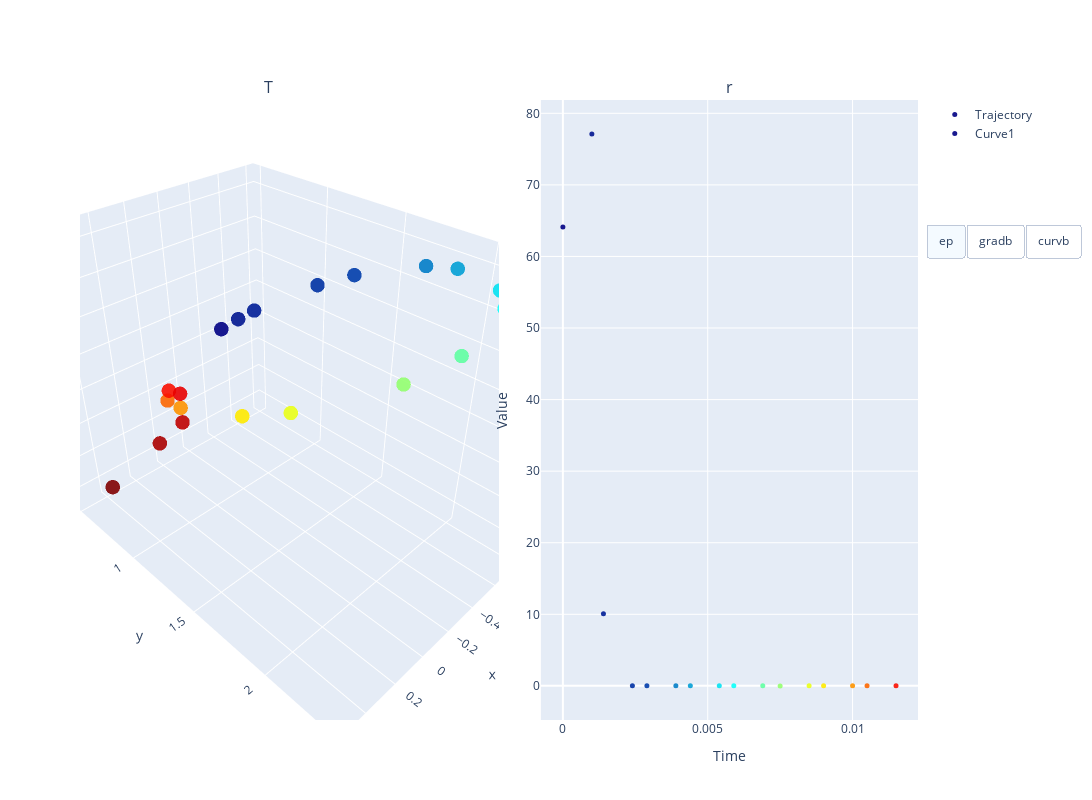

Notebook cell for this chart:
### Code cell
singlef.plot_traj(bin=10)

### Figure 1 — Plotly figure (JSON) as saved in the notebook; plotly's stock layout.template omitted (floating-point values rounded to 4 significant figures)
{"data": [{"hoverinfo": "text", "hovertemplate": "%{text}<extra></extra>", "marker": {"color": [0, 0.001, 0.0014, 0.0024, 0.0029, 0.0039, 0.0044, 0.0054, 0.0059, 0.0069, 0.0075, 0.0085, 0.009, 0.01, 0.0105, 0.0115, 0.0121, 0.0131, 0.0136, 0.0146], "colorscale": [[0, "rgb(0,0,131)"], [0.2, "rgb(0,60,170)"], [0.4, "rgb(5,255,255)"], [0.6, "rgb(255,255,0)"], [0.8, "rgb(250,0,0)"], [1, "rgb(128,0,0)"]], "opacity": 0.9, "size": 5}, "mode": "markers", "name": "Trajectory", "scene": "scene", "text": ["<b>Time:</b> 0.0<br><b>Index:</b> 1862.0<br><b>Energy:</b> 7.545741e-05<br><b>X:</b> -0.2067169<br><b>Y:</b> 0.8745155<br><b>Z:</b> 1.086728<br>", "<b>Time:</b> 0.001<br><b>Index:</b> 1862.0<br><b>Energy:</b> 0.002947968<br><b>X:</b> -0.2941629<br><b>Y:</b> 0.9090891<br><b>Z:</b> 1.124546<br>", "<b>Time:</b> 0.0014<br><b>Index:</b> 1862.0<br><b>Energy:</b> 0.005625637<br><b>X:</b> -0.3714378<br><b>Y:</b> 0.9483192<br><b>Z:</b> 1.16006<br>", "<b>Time:</b> 0.0024<br><b>Index:</b> 1862.0<br><b>Energy:</b> 0.01224867<br><b>X:</b> -0.6230019<br><b>Y:</b> 1.156562<br><b>Z:</b> 1.289041<br>", "<b>Time:</b> 0.0029<br><b>Index:</b> 1862.0<br><b>Energy:</b> 0.01224856<br><b>X:</b> -0.7267198<br><b>Y:</b> 1.310355<br><b>Z:</b> 1.361257<br>", "<b>Time:</b> 0.0039<br><b>Index:</b> 1862.0<br><b>Energy:</b> 0.01224697<br><b>X:</b> -0.8116107<br><b>Y:</b> 1.671063<br><b>Z:</b> 1.498384<br>", "<b>Time:</b> 0.0044<br><b>Index:</b> 1862.0<br><b>Energy:</b> 0.01224725<br><b>X:</b> -0.7824655<br><b>Y:</b> 1.859449<br><b>Z:</b> 1.555041<br>", "<b>Time:</b> 0.0054<br><b>Index:</b> 1862.0<br><b>Energy:</b> 0.01224964<br><b>X:</b> -0.5808704<br><b>Y:</b> 2.189164<br><b>Z:</b> 1.633177<br>", "<b>Time:</b> 0.0059<br><b>Index:</b> 1862.0<br><b>Energy:</b> 0.01225203<br><b>X:</b> -0.4206478<br><b>Y:</b> 2.305247<br><b>Z:</b> 1.653243<br>", "<b>Time:</b> 0.0069<br><b>Index:</b> 1862.0<br><b>Energy:</b> 0.01226299<br><b>X:</b> -0.03566753<br><b>Y:</b> 2.377702<br><b>Z:</b> 1.640353<br>", "<b>Time:</b> 0.0075<br><b>Index:</b> 1862.0<br><b>Energy:</b> 0.01226728<br><b>X:</b> 0.1863532<br><b>Y:</b> 2.305325<br><b>Z:</b> 1.593341<br>", "<b>Time:</b> 0.0085<br><b>Index:</b> 1862.0<br><b>Energy:</b> 0.01227189<br><b>X:</b> 0.4574656<br><b>Y:</b> 2.042228<br><b>Z:</b> 1.480159<br>", "<b>Time:</b> 0.009<br><b>Index:</b> 1862.0<br><b>Energy:</b> 0.01227416<br><b>X:</b> 0.5279541<br><b>Y:</b> 1.868232<br><b>Z:</b> 1.413864<br>", "<b>Time:</b> 0.01<br><b>Index:</b> 1862.0<br><b>Energy:</b> 0.01227763<br><b>X:</b> 0.5306472<br><b>Y:</b> 1.49978<br><b>Z:</b> 1.268541<br>", "<b>Time:</b> 0.0105<br><b>Index:</b> 1862.0<br><b>Energy:</b> 0.01227859<br><b>X:</b> 0.4717875<br><b>Y:</b> 1.326146<br><b>Z:</b> 1.1903<br>", "<b>Time:</b> 0.0115<br><b>Index:</b> 1862.0<br><b>Energy:</b> 0.01227641<br><b>X:</b> 0.2663068<br><b>Y:</b> 1.039448<br><b>Z:</b> 1.007606<br>", "<b>Time:</b> 0.0121<br><b>Index:</b> 1862.0<br><b>Energy:</b> 0.01227541<br><b>X:</b> 0.1197675<br><b>Y:</b> 0.9187608<br><b>Z:</b> 0.8624774<br>", "<b>Time:</b> 0.0131<br><b>Index:</b> 1862.0<br><b>Energy:</b> 0.01227049<br><b>X:</b> 0.004439493<br><b>Y:</b> 0.7490863<br><b>Z:</b> 0.5365159<br>", "<b>Time:</b> 0.0136<br><b>Index:</b> 1862.0<br><b>Energy:</b> 0.0122754<br><b>X:</b> 0.1085191<br><b>Y:</b> 0.6586461<br><b>Z:</b> 0.3978829<br>", "<b>Time:</b> 0.0146<br><b>Index:</b> 1862.0<br><b>Energy:</b> 0.01229211<br><b>X:</b> 0.3579134<br><b>Y:</b> 0.5006486<br><b>Z:</b> 0.1299611<br>"], "type": "scatter3d", "x": [-0.2067, -0.2942, -0.3714, -0.623, -0.7267, -0.8116, -0.7825, -0.5809, -0.4206, -0.03567, 0.1864, 0.4575, 0.528, 0.5306, 0.4718, 0.2663, 0.1198, 0.004439, 0.1085, 0.3579], "y": [0.8745, 0.9091, 0.9483, 1.157, 1.31, 1.671, 1.859, 2.189, 2.305, 2.378, 2.305, 2.042, 1.868, 1.5, 1.326, 1.039, 0.9188, 0.7491, 0.6586, 0.5006], "z": [1.087, 1.125, 1.16, 1.289, 1.361, 1.498, 1.555, 1.633, 1.653, 1.64, 1.593, 1.48, 1.414, 1.269, 1.19, 1.008, 0.8625, 0.5365, 0.3979, 0.13]}, {"hoverinfo": "text", "hovertemplate": "%{text}<extra></extra>", "marker": {"color": [0, 0.001, 0.0014, 0.0024, 0.0029, 0.0039, 0.0044, 0.0054, 0.0059, 0.0069, 0.0075, 0.0085, 0.009, 0.01, 0.0105, 0.0115, 0.0121, 0.0131, 0.0136, 0.0146], "colorscale": [[0, "rgb(0,0,131)"], [0.2, "rgb(0,60,170)"], [0.4, "rgb(5,255,255)"], [0.6, "rgb(255,255,0)"], [0.8, "rgb(250,0,0)"], [1, "rgb(128,0,0)"]], "opacity": 0.9, "size": 5}, "mode": "markers", "name": "Curve1", "text": ["<b>Time:</b> 0.0<br><b>Index:</b> 1862.0<br><b>Energy:</b> 7.545741e-05<br><b>X:</b> -0.2067169<br><b>Y:</b> 0.8745155<br><b>Z:</b> 1.086728<br>", "<b>Time:</b> 0.001<br><b>Index:</b> 1862.0<br><b>Energy:</b> 0.002947968<br><b>X:</b> -0.2941629<br><b>Y:</b> 0.9090891<br><b>Z:</b> 1.124546<br>", "<b>Time:</b> 0.0014<br><b>Index:</b> 1862.0<br><b>Energy:</b> 0.005625637<br><b>X:</b> -0.3714378<br><b>Y:</b> 0.9483192<br><b>Z:</b> 1.16006<br>", "<b>Time:</b> 0.0024<br><b>Index:</b> 1862.0<br><b>Energy:</b> 0.01224867<br><b>X:</b> -0.6230019<br><b>Y:</b> 1.156562<br><b>Z:</b> 1.289041<br>", "<b>Time:</b> 0.0029<br><b>Index:</b> 1862.0<br><b>Energy:</b> 0.01224856<br><b>X:</b> -0.7267198<br><b>Y:</b> 1.310355<br><b>Z:</b> 1.361257<br>", "<b>Time:</b> 0.0039<br><b>Index:</b> 1862.0<br><b>Energy:</b> 0.01224697<br><b>X:</b> -0.8116107<br><b>Y:</b> 1.671063<br><b>Z:</b> 1.498384<br>", "<b>Time:</b> 0.0044<br><b>Index:</b> 1862.0<br><b>Energy:</b> 0.01224725<br><b>X:</b> -0.7824655<br><b>Y:</b> 1.859449<br><b>Z:</b> 1.555041<br>", "<b>Time:</b> 0.0054<br><b>Index:</b> 1862.0<br><b>Energy:</b> 0.01224964<br><b>X:</b> -0.5808704<br><b>Y:</b> 2.189164<br><b>Z:</b> 1.633177<br>", "<b>Time:</b> 0.0059<br><b>Index:</b> 1862.0<br><b>Energy:</b> 0.01225203<br><b>X:</b> -0.4206478<br><b>Y:</b> 2.305247<br><b>Z:</b> 1.653243<br>", "<b>Time:</b> 0.0069<br><b>Index:</b> 1862.0<br><b>Energy:</b> 0.01226299<br><b>X:</b> -0.03566753<br><b>Y:</b> 2.377702<br><b>Z:</b> 1.640353<br>", "<b>Time:</b> 0.0075<br><b>Index:</b> 1862.0<br><b>Energy:</b> 0.01226728<br><b>X:</b> 0.1863532<br><b>Y:</b> 2.305325<br><b>Z:</b> 1.593341<br>", "<b>Time:</b> 0.0085<br><b>Index:</b> 1862.0<br><b>Energy:</b> 0.01227189<br><b>X:</b> 0.4574656<br><b>Y:</b> 2.042228<br><b>Z:</b> 1.480159<br>", "<b>Time:</b> 0.009<br><b>Index:</b> 1862.0<br><b>Energy:</b> 0.01227416<br><b>X:</b> 0.5279541<br><b>Y:</b> 1.868232<br><b>Z:</b> 1.413864<br>", "<b>Time:</b> 0.01<br><b>Index:</b> 1862.0<br><b>Energy:</b> 0.01227763<br><b>X:</b> 0.5306472<br><b>Y:</b> 1.49978<br><b>Z:</b> 1.268541<br>", "<b>Time:</b> 0.0105<br><b>Index:</b> 1862.0<br><b>Energy:</b> 0.01227859<br><b>X:</b> 0.4717875<br><b>Y:</b> 1.326146<br><b>Z:</b> 1.1903<br>", "<b>Time:</b> 0.0115<br><b>Index:</b> 1862.0<br><b>Energy:</b> 0.01227641<br><b>X:</b> 0.2663068<br><b>Y:</b> 1.039448<br><b>Z:</b> 1.007606<br>", "<b>Time:</b> 0.0121<br><b>Index:</b> 1862.0<br><b>Energy:</b> 0.01227541<br><b>X:</b> 0.1197675<br><b>Y:</b> 0.9187608<br><b>Z:</b> 0.8624774<br>", "<b>Time:</b> 0.0131<br><b>Index:</b> 1862.0<br><b>Energy:</b> 0.01227049<br><b>X:</b> 0.004439493<br><b>Y:</b> 0.7490863<br><b>Z:</b> 0.5365159<br>", "<b>Time:</b> 0.0136<br><b>Index:</b> 1862.0<br><b>Energy:</b> 0.0122754<br><b>X:</b> 0.1085191<br><b>Y:</b> 0.6586461<br><b>Z:</b> 0.3978829<br>", "<b>Time:</b> 0.0146<br><b>Index:</b> 1862.0<br><b>Energy:</b> 0.01229211<br><b>X:</b> 0.3579134<br><b>Y:</b> 0.5006486<br><b>Z:</b> 0.1299611<br>"], "type": "scatter", "visible": true, "x": [0, 0.001, 0.0014, 0.0024, 0.0029, 0.0039, 0.0044, 0.0054, 0.0059, 0.0069, 0.0075, 0.0085, 0.009, 0.01, 0.0105, 0.0115, 0.0121, 0.0131, 0.0136, 0.0146], "xaxis": "x", "y": [64.13, 77.09, 10.09, 2.93e-12, 1.08e-11, 1.721e-12, -7.091e-13, 5.594e-12, 8.535e-14, 6.827e-12, -1.597e-12, 1.233e-13, 1.882e-12, 3.065e-13, 1.288e-11, 2.093e-12], "yaxis": "y"}, {"hoverinfo": "text", "hovertemplate": "%{text}<extra></extra>", "marker": {"color": [0, 0.001, 0.0014, 0.0024, 0.0029, 0.0039, 0.0044, 0.0054, 0.0059, 0.0069, 0.0075, 0.0085, 0.009, 0.01, 0.0105, 0.0115, 0.0121, 0.0131, 0.0136, 0.0146], "colorscale": [[0, "rgb(0,0,131)"], [0.2, "rgb(0,60,170)"], [0.4, "rgb(5,255,255)"], [0.6, "rgb(255,255,0)"], [0.8, "rgb(250,0,0)"], [1, "rgb(128,0,0)"]], "opacity": 0.9, "size": 5}, "mode": "markers", "name": "Curve2", "text": ["<b>Time:</b> 0.0<br><b>Index:</b> 1862.0<br><b>Energy:</b> 7.545741e-05<br><b>X:</b> -0.2067169<br><b>Y:</b> 0.8745155<br><b>Z:</b> 1.086728<br>", "<b>Time:</b> 0.001<br><b>Index:</b> 1862.0<br><b>Energy:</b> 0.002947968<br><b>X:</b> -0.2941629<br><b>Y:</b> 0.9090891<br><b>Z:</b> 1.124546<br>", "<b>Time:</b> 0.0014<br><b>Index:</b> 1862.0<br><b>Energy:</b> 0.005625637<br><b>X:</b> -0.3714378<br><b>Y:</b> 0.9483192<br><b>Z:</b> 1.16006<br>", "<b>Time:</b> 0.0024<br><b>Index:</b> 1862.0<br><b>Energy:</b> 0.01224867<br><b>X:</b> -0.6230019<br><b>Y:</b> 1.156562<br><b>Z:</b> 1.289041<br>", "<b>Time:</b> 0.0029<br><b>Index:</b> 1862.0<br><b>Energy:</b> 0.01224856<br><b>X:</b> -0.7267198<br><b>Y:</b> 1.310355<br><b>Z:</b> 1.361257<br>", "<b>Time:</b> 0.0039<br><b>Index:</b> 1862.0<br><b>Energy:</b> 0.01224697<br><b>X:</b> -0.8116107<br><b>Y:</b> 1.671063<br><b>Z:</b> 1.498384<br>", "<b>Time:</b> 0.0044<br><b>Index:</b> 1862.0<br><b>Energy:</b> 0.01224725<br><b>X:</b> -0.7824655<br><b>Y:</b> 1.859449<br><b>Z:</b> 1.555041<br>", "<b>Time:</b> 0.0054<br><b>Index:</b> 1862.0<br><b>Energy:</b> 0.01224964<br><b>X:</b> -0.5808704<br><b>Y:</b> 2.189164<br><b>Z:</b> 1.633177<br>", "<b>Time:</b> 0.0059<br><b>Index:</b> 1862.0<br><b>Energy:</b> 0.01225203<br><b>X:</b> -0.4206478<br><b>Y:</b> 2.305247<br><b>Z:</b> 1.653243<br>", "<b>Time:</b> 0.0069<br><b>Index:</b> 1862.0<br><b>Energy:</b> 0.01226299<br><b>X:</b> -0.03566753<br><b>Y:</b> 2.377702<br><b>Z:</b> 1.640353<br>", "<b>Time:</b> 0.0075<br><b>Index:</b> 1862.0<br><b>Energy:</b> 0.01226728<br><b>X:</b> 0.1863532<br><b>Y:</b> 2.305325<br><b>Z:</b> 1.593341<br>", "<b>Time:</b> 0.0085<br><b>Index:</b> 1862.0<br><b>Energy:</b> 0.01227189<br><b>X:</b> 0.4574656<br><b>Y:</b> 2.042228<br><b>Z:</b> 1.480159<br>", "<b>Time:</b> 0.009<br><b>Index:</b> 1862.0<br><b>Energy:</b> 0.01227416<br><b>X:</b> 0.5279541<br><b>Y:</b> 1.868232<br><b>Z:</b> 1.413864<br>", "<b>Time:</b> 0.01<br><b>Index:</b> 1862.0<br><b>Energy:</b> 0.01227763<br><b>X:</b> 0.5306472<br><b>Y:</b> 1.49978<br><b>Z:</b> 1.268541<br>", "<b>Time:</b> 0.0105<br><b>Index:</b> 1862.0<br><b>Energy:</b> 0.01227859<br><b>X:</b> 0.4717875<br><b>Y:</b> 1.326146<br><b>Z:</b> 1.1903<br>", "<b>Time:</b> 0.0115<br><b>Index:</b> 1862.0<br><b>Energy:</b> 0.01227641<br><b>X:</b> 0.2663068<br><b>Y:</b> 1.039448<br><b>Z:</b> 1.007606<br>", "<b>Time:</b> 0.0121<br><b>Index:</b> 1862.0<br><b>Energy:</b> 0.01227541<br><b>X:</b> 0.1197675<br><b>Y:</b> 0.9187608<br><b>Z:</b> 0.8624774<br>", "<b>Time:</b> 0.0131<br><b>Index:</b> 1862.0<br><b>Energy:</b> 0.01227049<br><b>X:</b> 0.004439493<br><b>Y:</b> 0.7490863<br><b>Z:</b> 0.5365159<br>", "<b>Time:</b> 0.0136<br><b>Index:</b> 1862.0<br><b>Energy:</b> 0.0122754<br><b>X:</b> 0.1085191<br><b>Y:</b> 0.6586461<br><b>Z:</b> 0.3978829<br>", "<b>Time:</b> 0.0146<br><b>Index:</b> 1862.0<br><b>Energy:</b> 0.01229211<br><b>X:</b> 0.3579134<br><b>Y:</b> 0.5006486<br><b>Z:</b> 0.1299611<br>"], "type": "scatter", "visible": false, "x": [0, 0.001, 0.0014, 0.0024, 0.0029, 0.0039, 0.0044, 0.0054, 0.0059, 0.0069, 0.0075, 0.0085, 0.009, 0.01, 0.0105, 0.0115, 0.0121, 0.0131, 0.0136, 0.0146], "xaxis": "x", "y": [-0.09244, -0.06519, -0.01035, 0.002544, 0.02291, 0.02199, 0.01521, -0.01948, -0.02025, -0.01151, 0.001798, 0.02266, 0.01268, -0.07933, -0.2806, -0.07128], "yaxis": "y"}, {"hoverinfo": "text", "hovertemplate": "%{text}<extra></extra>", "marker": {"color": [0, 0.001, 0.0014, 0.0024, 0.0029, 0.0039, 0.0044, 0.0054, 0.0059, 0.0069, 0.0075, 0.0085, 0.009, 0.01, 0.0105, 0.0115, 0.0121, 0.0131, 0.0136, 0.0146], "colorscale": [[0, "rgb(0,0,131)"], [0.2, "rgb(0,60,170)"], [0.4, "rgb(5,255,255)"], [0.6, "rgb(255,255,0)"], [0.8, "rgb(250,0,0)"], [1, "rgb(128,0,0)"]], "opacity": 0.9, "size": 5}, "mode": "markers", "name": "Curve3", "text": ["<b>Time:</b> 0.0<br><b>Index:</b> 1862.0<br><b>Energy:</b> 7.545741e-05<br><b>X:</b> -0.2067169<br><b>Y:</b> 0.8745155<br><b>Z:</b> 1.086728<br>", "<b>Time:</b> 0.001<br><b>Index:</b> 1862.0<br><b>Energy:</b> 0.002947968<br><b>X:</b> -0.2941629<br><b>Y:</b> 0.9090891<br><b>Z:</b> 1.124546<br>", "<b>Time:</b> 0.0014<br><b>Index:</b> 1862.0<br><b>Energy:</b> 0.005625637<br><b>X:</b> -0.3714378<br><b>Y:</b> 0.9483192<br><b>Z:</b> 1.16006<br>", "<b>Time:</b> 0.0024<br><b>Index:</b> 1862.0<br><b>Energy:</b> 0.01224867<br><b>X:</b> -0.6230019<br><b>Y:</b> 1.156562<br><b>Z:</b> 1.289041<br>", "<b>Time:</b> 0.0029<br><b>Index:</b> 1862.0<br><b>Energy:</b> 0.01224856<br><b>X:</b> -0.7267198<br><b>Y:</b> 1.310355<br><b>Z:</b> 1.361257<br>", "<b>Time:</b> 0.0039<br><b>Index:</b> 1862.0<br><b>Energy:</b> 0.01224697<br><b>X:</b> -0.8116107<br><b>Y:</b> 1.671063<br><b>Z:</b> 1.498384<br>", "<b>Time:</b> 0.0044<br><b>Index:</b> 1862.0<br><b>Energy:</b> 0.01224725<br><b>X:</b> -0.7824655<br><b>Y:</b> 1.859449<br><b>Z:</b> 1.555041<br>", "<b>Time:</b> 0.0054<br><b>Index:</b> 1862.0<br><b>Energy:</b> 0.01224964<br><b>X:</b> -0.5808704<br><b>Y:</b> 2.189164<br><b>Z:</b> 1.633177<br>", "<b>Time:</b> 0.0059<br><b>Index:</b> 1862.0<br><b>Energy:</b> 0.01225203<br><b>X:</b> -0.4206478<br><b>Y:</b> 2.305247<br><b>Z:</b> 1.653243<br>", "<b>Time:</b> 0.0069<br><b>Index:</b> 1862.0<br><b>Energy:</b> 0.01226299<br><b>X:</b> -0.03566753<br><b>Y:</b> 2.377702<br><b>Z:</b> 1.640353<br>", "<b>Time:</b> 0.0075<br><b>Index:</b> 1862.0<br><b>Energy:</b> 0.01226728<br><b>X:</b> 0.1863532<br><b>Y:</b> 2.305325<br><b>Z:</b> 1.593341<br>", "<b>Time:</b> 0.0085<br><b>Index:</b> 1862.0<br><b>Energy:</b> 0.01227189<br><b>X:</b> 0.4574656<br><b>Y:</b> 2.042228<br><b>Z:</b> 1.480159<br>", "<b>Time:</b> 0.009<br><b>Index:</b> 1862.0<br><b>Energy:</b> 0.01227416<br><b>X:</b> 0.5279541<br><b>Y:</b> 1.868232<br><b>Z:</b> 1.413864<br>", "<b>Time:</b> 0.01<br><b>Index:</b> 1862.0<br><b>Energy:</b> 0.01227763<br><b>X:</b> 0.5306472<br><b>Y:</b> 1.49978<br><b>Z:</b> 1.268541<br>", "<b>Time:</b> 0.0105<br><b>Index:</b> 1862.0<br><b>Energy:</b> 0.01227859<br><b>X:</b> 0.4717875<br><b>Y:</b> 1.326146<br><b>Z:</b> 1.1903<br>", "<b>Time:</b> 0.0115<br><b>Index:</b> 1862.0<br><b>Energy:</b> 0.01227641<br><b>X:</b> 0.2663068<br><b>Y:</b> 1.039448<br><b>Z:</b> 1.007606<br>", "<b>Time:</b> 0.0121<br><b>Index:</b> 1862.0<br><b>Energy:</b> 0.01227541<br><b>X:</b> 0.1197675<br><b>Y:</b> 0.9187608<br><b>Z:</b> 0.8624774<br>", "<b>Time:</b> 0.0131<br><b>Index:</b> 1862.0<br><b>Energy:</b> 0.01227049<br><b>X:</b> 0.004439493<br><b>Y:</b> 0.7490863<br><b>Z:</b> 0.5365159<br>", "<b>Time:</b> 0.0136<br><b>Index:</b> 1862.0<br><b>Energy:</b> 0.0122754<br><b>X:</b> 0.1085191<br><b>Y:</b> 0.6586461<br><b>Z:</b> 0.3978829<br>", "<b>Time:</b> 0.0146<br><b>Index:</b> 1862.0<br><b>Energy:</b> 0.01229211<br><b>X:</b> 0.3579134<br><b>Y:</b> 0.5006486<br><b>Z:</b> 0.1299611<br>"], "type": "scatter", "visible": false, "x": [0, 0.001, 0.0014, 0.0024, 0.0029, 0.0039, 0.0044, 0.0054, 0.0059, 0.0069, 0.0075, 0.0085, 0.009, 0.01, 0.0105, 0.0115, 0.0121, 0.0131, 0.0136, 0.0146], "xaxis": "x", "y": [0.005259, -0.005563, -0.00573, -4.663e-05, 0.006244, 0.01941, 0.09514, 0.03761, 0.02509, 0.01955, 0.007136, 0.004894, -0.01011, -0.005901, -6.918e-05, -1.203e-05], "yaxis": "y"}], "layout": {"annotations": [{"font": {"size": 16}, "showarrow": false, "text": "T", "x": 0.225, "xanchor": "center", "xref": "paper", "y": 1, "yanchor": "bottom", "yref": "paper"}, {"font": {"size": 16}, "showarrow": false, "text": "r", "x": 0.775, "xanchor": "center", "xref": "paper", "y": 1, "yanchor": "bottom", "yref": "paper"}], "height": 800, "scene": {"domain": {"x": [0, 0.5], "y": [0, 1]}}, "updatemenus": [{"buttons": [{"args": [{"visible": [true, true, false, false]}, {"title": "Time series of Ep"}], "label": "ep", "method": "update"}, {"args": [{"visible": [true, false, true, false]}, {"title": "Time series of Gradb"}], "label": "gradb", "method": "update"}, {"args": [{"visible": [true, false, false, true]}, {"title": "Time series of Curvb"}], "label": "curvb", "method": "update"}], "direction": "right", "type": "buttons", "x": 1.01, "xanchor": "left", "y": 0.8, "yanchor": "top"}], "width": 1500, "xaxis": {"anchor": "y", "domain": [0.55, 1], "title": {"text": "Time"}}, "xaxis2": {"domain": [0.55, 1]}, "yaxis": {"anchor": "x", "domain": [0, 1], "title": {"text": "Value"}}}}
